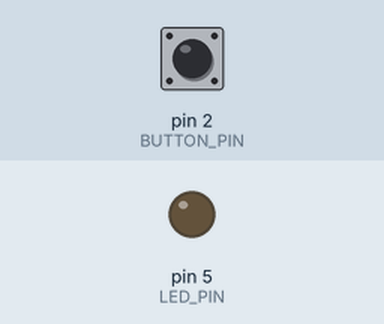
Simulated run of this sketch. Board: Arduino Uno, built with avr-gcc and run on an emulated ATmega328P. Shown: output pins drawn as LEDs (lit = HIGH). The inputs (shaded band) are chosen by the test bench; at power-on: pin 2 (BUTTON_PIN) HIGH.

Above: at 1.2 s.
1.3 s: pin 2 (BUTTON_PIN) pulled LOW for 0.15 s
At 2.0 s:
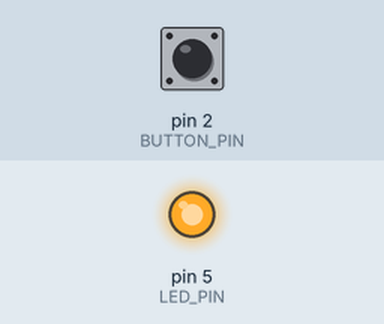
2.9 s: pin 2 (BUTTON_PIN) pulled LOW for 1 s
At 3.2 s:
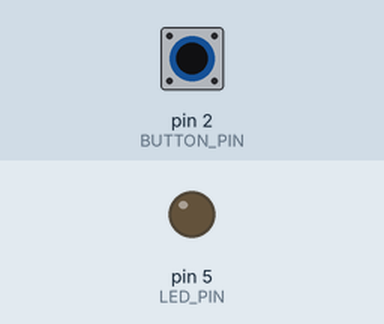
5.4 s: pin 2 (BUTTON_PIN) pulled LOW for 3.2 s
At 6.3 s:
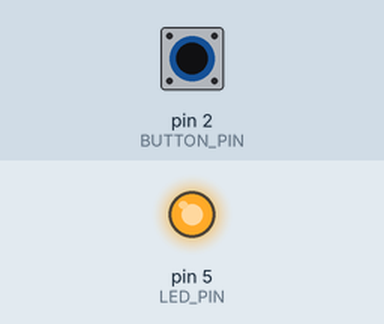
Timing chart, 0 to 8.4 s (numbered marks = the images above; inputs shaded):
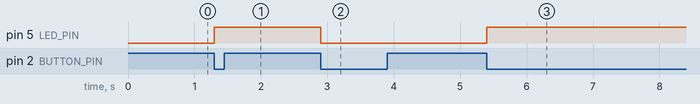

The sketch:

sketch_sep30a.ino
```cpp
//Setting up an interrupt
//Uno only has Int pins on 2/3
//This program still has the bounce problem... interrupts don't solve it.

#define BUTTON_PIN 2
#define LED_PIN 5

byte LEDState = LOW;

//When we use a global var inside of an interrupt, it is best to add "volatile"
volatile bool buttonReleased = false;

//Interrupt functions have data type of void and no parameters
void buttonReleasedInterrupt(){
  // NOTE: We could do the action in the interrupt, but not best practice since the interrupt is like a delay in the sense that everything gets stopped
  //       Thus the time to execute the interrupt throws everything off. Thus it is better to ust change a variable and then return back
  // LEDState = ~LEDState;
  // digitalWrite(LED_PIN, LEDState);

  //Best practice

  buttonReleased = true;
}

void toggleLED(){
  LEDState = ~LEDState;
  digitalWrite(LED_PIN, LEDState);
}

void setup() {
  // put your setup code here, to run once:
  pinMode(BUTTON_PIN, INPUT);
  pinMode(LED_PIN, OUTPUT);

  //Attaches Interrupt to BUTTON_PIN, calls buttonReleasedInterrupt on the signal's falling edge
  attachInterrupt(digitalPinToInterrupt(BUTTON_PIN),
                  buttonReleasedInterrupt,
                  FALLING
                  );
}

void loop() {
  //buttonReleased is a flag for the interrupt
  if(buttonReleased){
    buttonReleased = false;
    toggleLED();
  }
}
```

Measured:
- after the input at 1.3 s, pin 5 (LED_PIN): LOW → HIGH at once
- after the input at 2.9 s, pin 5 (LED_PIN): HIGH → LOW at once
- after the input at 5.4 s, pin 5 (LED_PIN): LOW → HIGH at once
